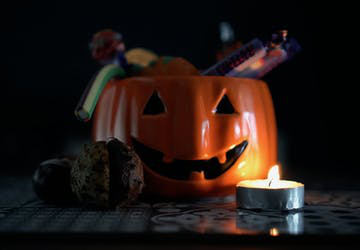
#> input picture test_imgs/pumpkin.jpg, 360 x 250 px, found by its file name
$ jupyter execute canny_bianyuan.ipynb   (shell and % lines are left out)
#> lines starting #> are read from the running program, lines starting #| are printed output that depends on the picture; after the words box and inside, x2 and y2 are one past the last pixel; in counts of white or black regions, pixels touching at a corner belong together
[cell 1]
import cv2
import numpy as np
import matplotlib.pyplot as plt

[cell 2]
img = cv2.imread('./test_imgs/pumpkin.jpg')
#> img is the input picture: shape (250, 360, 3); mean B, G, R 20.1, 23.3, 33.8

[cell 3]
img_fixed = cv2.cvtColor(img,cv2.COLOR_BGR2RGB)
img_fixed.shape
#> Out = (250, 360, 3)

[cell 4]
plt.imshow(img_fixed)

[cell 5]
edges1 = cv2.Canny(img.copy(),100,200)
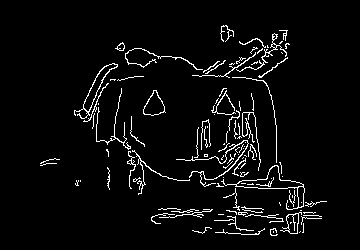
#> edges1: shape (250, 360); 4.4% white in thin lines or dots, all inside (x1, y1, x2, y2) = (40, 25, 327, 236)
edges2 = cv2.Canny(img.copy(),50,200)
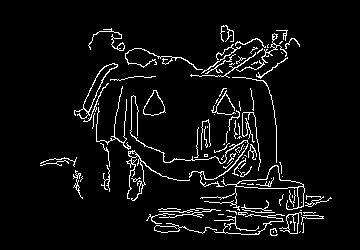
#> edges2: shape (250, 360); 5.5% white in thin lines or dots, all inside (x1, y1, x2, y2) = (40, 25, 332, 236)
edges3 = cv2.Canny(img.copy(),50,100)
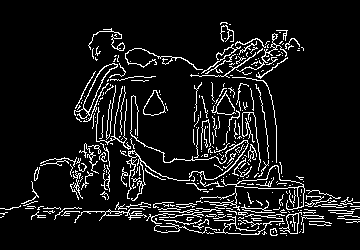
#> edges3: shape (250, 360); 8.8% white in thin lines or dots, all inside (x1, y1, x2, y2) = (0, 22, 360, 236)

[cell 6]
fig,(ax1,ax2,ax3) = plt.subplots(1,3,figsize=(20,8),sharex=True,sharey=True)
ax1.axis('off')
ax1.imshow(edges1,cmap='gray')
ax1.set_title('edges1 img')

ax2.axis('off')
ax2.imshow(edges2,cmap='gray')
ax2.set_title('edges2 img')

ax3.axis('off')
ax3.imshow(edges3,cmap='gray')
ax3.set_title('edges3 img')
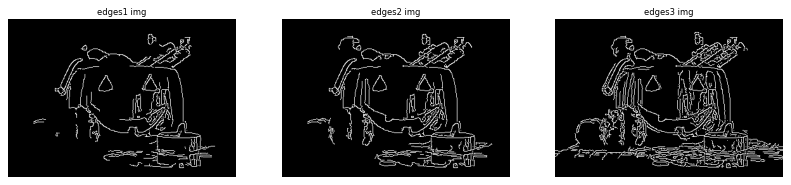
#> figure drawn by matplotlib, 3 panels
